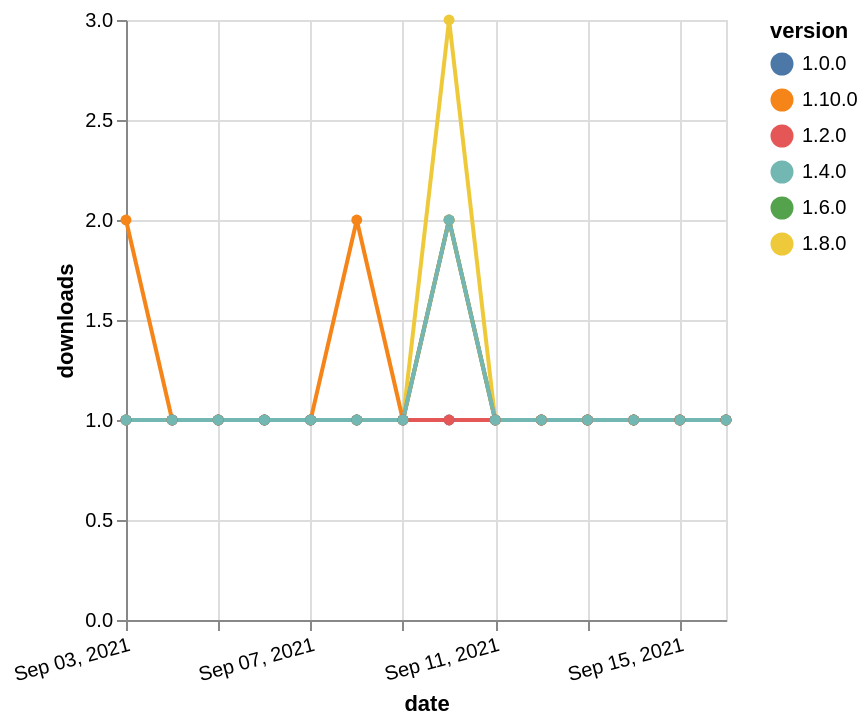

Specify this chart in Vega-Lite:
### Vega-Lite specification from a JSON file in a GitHub repository (floating-point values rounded to 4 significant figures)
{"$schema": "https://vega.github.io/schema/vega-lite/v5.json", "description": "A simple bar chart with embedded data.", "data": {"values": [{"date": "2021-09-03", "total": 150, "delta": 1, "version": "1.6.0"}, {"date": "2021-09-04", "total": 151, "delta": 1, "version": "1.6.0"}, {"date": "2021-09-05", "total": 152, "delta": 1, "version": "1.6.0"}, {"date": "2021-09-06", "total": 153, "delta": 1, "version": "1.6.0"}, {"date": "2021-09-07", "total": 154, "delta": 1, "version": "1.6.0"}, {"date": "2021-09-08", "total": 155, "delta": 1, "version": "1.6.0"}, {"date": "2021-09-09", "total": 156, "delta": 1, "version": "1.6.0"}, {"date": "2021-09-10", "total": 158, "delta": 2, "version": "1.6.0"}, {"date": "2021-09-11", "total": 159, "delta": 1, "version": "1.6.0"}, {"date": "2021-09-12", "total": 160, "delta": 1, "version": "1.6.0"}, {"date": "2021-09-13", "total": 161, "delta": 1, "version": "1.6.0"}, {"date": "2021-09-14", "total": 162, "delta": 1, "version": "1.6.0"}, {"date": "2021-09-15", "total": 163, "delta": 1, "version": "1.6.0"}, {"date": "2021-09-16", "total": 164, "delta": 1, "version": "1.6.0"}, {"date": "2021-09-03", "total": 169, "delta": 1, "version": "1.8.0"}, {"date": "2021-09-04", "total": 170, "delta": 1, "version": "1.8.0"}, {"date": "2021-09-05", "total": 171, "delta": 1, "version": "1.8.0"}, {"date": "2021-09-06", "total": 172, "delta": 1, "version": "1.8.0"}, {"date": "2021-09-07", "total": 173, "delta": 1, "version": "1.8.0"}, {"date": "2021-09-08", "total": 174, "delta": 1, "version": "1.8.0"}, {"date": "2021-09-09", "total": 175, "delta": 1, "version": "1.8.0"}, {"date": "2021-09-10", "total": 178, "delta": 3, "version": "1.8.0"}, {"date": "2021-09-11", "total": 179, "delta": 1, "version": "1.8.0"}, {"date": "2021-09-12", "total": 180, "delta": 1, "version": "1.8.0"}, {"date": "2021-09-13", "total": 181, "delta": 1, "version": "1.8.0"}, {"date": "2021-09-14", "total": 182, "delta": 1, "version": "1.8.0"}, {"date": "2021-09-15", "total": 183, "delta": 1, "version": "1.8.0"}, {"date": "2021-09-16", "total": 184, "delta": 1, "version": "1.8.0"}, {"date": "2021-09-03", "total": 116, "delta": 2, "version": "1.10.0"}, {"date": "2021-09-04", "total": 117, "delta": 1, "version": "1.10.0"}, {"date": "2021-09-05", "total": 118, "delta": 1, "version": "1.10.0"}, {"date": "2021-09-06", "total": 119, "delta": 1, "version": "1.10.0"}, {"date": "2021-09-07", "total": 120, "delta": 1, "version": "1.10.0"}, {"date": "2021-09-08", "total": 122, "delta": 2, "version": "1.10.0"}, {"date": "2021-09-09", "total": 123, "delta": 1, "version": "1.10.0"}, {"date": "2021-09-10", "total": 125, "delta": 2, "version": "1.10.0"}, {"date": "2021-09-11", "total": 126, "delta": 1, "version": "1.10.0"}, {"date": "2021-09-12", "total": 127, "delta": 1, "version": "1.10.0"}, {"date": "2021-09-13", "total": 128, "delta": 1, "version": "1.10.0"}, {"date": "2021-09-14", "total": 129, "delta": 1, "version": "1.10.0"}, {"date": "2021-09-15", "total": 130, "delta": 1, "version": "1.10.0"}, {"date": "2021-09-16", "total": 131, "delta": 1, "version": "1.10.0"}, {"date": "2021-09-03", "total": 221, "delta": 1, "version": "1.0.0"}, {"date": "2021-09-04", "total": 222, "delta": 1, "version": "1.0.0"}, {"date": "2021-09-05", "total": 223, "delta": 1, "version": "1.0.0"}, {"date": "2021-09-06", "total": 224, "delta": 1, "version": "1.0.0"}, {"date": "2021-09-07", "total": 225, "delta": 1, "version": "1.0.0"}, {"date": "2021-09-08", "total": 226, "delta": 1, "version": "1.0.0"}, {"date": "2021-09-09", "total": 227, "delta": 1, "version": "1.0.0"}, {"date": "2021-09-10", "total": 228, "delta": 1, "version": "1.0.0"}, {"date": "2021-09-11", "total": 229, "delta": 1, "version": "1.0.0"}, {"date": "2021-09-12", "total": 230, "delta": 1, "version": "1.0.0"}, {"date": "2021-09-13", "total": 231, "delta": 1, "version": "1.0.0"}, {"date": "2021-09-14", "total": 232, "delta": 1, "version": "1.0.0"}, {"date": "2021-09-15", "total": 233, "delta": 1, "version": "1.0.0"}, {"date": "2021-09-16", "total": 234, "delta": 1, "version": "1.0.0"}, {"date": "2021-09-03", "total": 179, "delta": 1, "version": "1.2.0"}, {"date": "2021-09-04", "total": 180, "delta": 1, "version": "1.2.0"}, {"date": "2021-09-05", "total": 181, "delta": 1, "version": "1.2.0"}, {"date": "2021-09-06", "total": 182, "delta": 1, "version": "1.2.0"}, {"date": "2021-09-07", "total": 183, "delta": 1, "version": "1.2.0"}, {"date": "2021-09-08", "total": 184, "delta": 1, "version": "1.2.0"}, {"date": "2021-09-09", "total": 185, "delta": 1, "version": "1.2.0"}, {"date": "2021-09-10", "total": 186, "delta": 1, "version": "1.2.0"}, {"date": "2021-09-11", "total": 187, "delta": 1, "version": "1.2.0"}, {"date": "2021-09-12", "total": 188, "delta": 1, "version": "1.2.0"}, {"date": "2021-09-13", "total": 189, "delta": 1, "version": "1.2.0"}, {"date": "2021-09-14", "total": 190, "delta": 1, "version": "1.2.0"}, {"date": "2021-09-15", "total": 191, "delta": 1, "version": "1.2.0"}, {"date": "2021-09-16", "total": 192, "delta": 1, "version": "1.2.0"}, {"date": "2021-09-03", "total": 168, "delta": 1, "version": "1.4.0"}, {"date": "2021-09-04", "total": 169, "delta": 1, "version": "1.4.0"}, {"date": "2021-09-05", "total": 170, "delta": 1, "version": "1.4.0"}, {"date": "2021-09-06", "total": 171, "delta": 1, "version": "1.4.0"}, {"date": "2021-09-07", "total": 172, "delta": 1, "version": "1.4.0"}, {"date": "2021-09-08", "total": 173, "delta": 1, "version": "1.4.0"}, {"date": "2021-09-09", "total": 174, "delta": 1, "version": "1.4.0"}, {"date": "2021-09-10", "total": 176, "delta": 2, "version": "1.4.0"}, {"date": "2021-09-11", "total": 177, "delta": 1, "version": "1.4.0"}, {"date": "2021-09-12", "total": 178, "delta": 1, "version": "1.4.0"}, {"date": "2021-09-13", "total": 179, "delta": 1, "version": "1.4.0"}, {"date": "2021-09-14", "total": 180, "delta": 1, "version": "1.4.0"}, {"date": "2021-09-15", "total": 181, "delta": 1, "version": "1.4.0"}, {"date": "2021-09-16", "total": 182, "delta": 1, "version": "1.4.0"}]}, "width": "container", "mark": {"type": "line", "point": {"filled": true}}, "encoding": {"x": {"field": "date", "type": "temporal", "timeUnit": "yearmonthdate", "title": "date", "axis": {"labelAngle": -15}}, "y": {"field": "delta", "type": "quantitative", "title": "downloads"}, "color": {"field": "version", "type": "nominal"}, "tooltip": {"field": "delta"}}}
